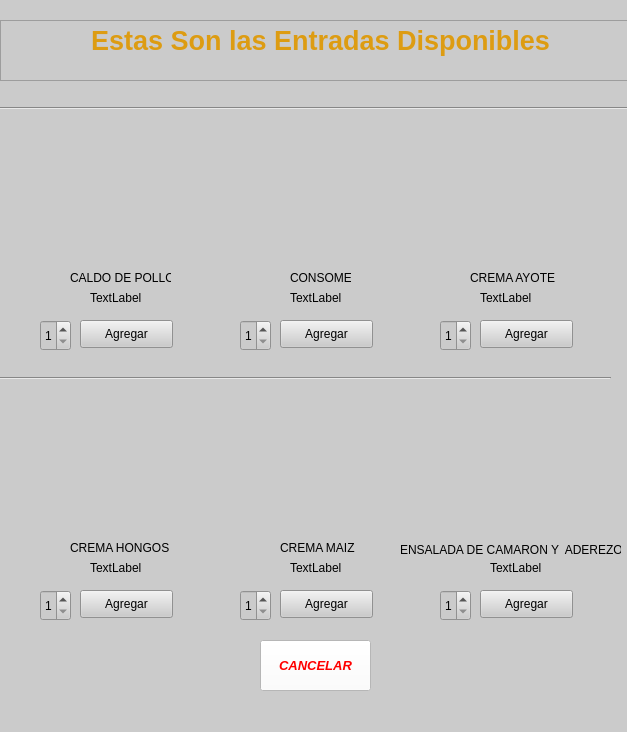
<?xml version="1.0" encoding="UTF-8"?>
<ui version="4.0">
 <class>MainWindow</class>
 <widget class="QMainWindow" name="MainWindow">
  <property name="geometry">
   <rect>
    <x>0</x>
    <y>0</y>
    <width>627</width>
    <height>732</height>
   </rect>
  </property>
  <property name="windowTitle">
   <string>TEC EATS - Entradas</string>
  </property>
  <property name="styleSheet">
   <string notr="true">background-color: rgb(203, 203, 203);</string>
  </property>
  <widget class="QWidget" name="centralwidget">
   <widget class="QPushButton" name="E4A">
    <property name="geometry">
     <rect>
      <x>80</x>
      <y>590</y>
      <width>93</width>
      <height>28</height>
     </rect>
    </property>
    <property name="text">
     <string>Agregar</string>
    </property>
   </widget>
   <widget class="QPushButton" name="E3A">
    <property name="geometry">
     <rect>
      <x>480</x>
      <y>320</y>
      <width>93</width>
      <height>28</height>
     </rect>
    </property>
    <property name="text">
     <string>Agregar</string>
    </property>
   </widget>
   <widget class="Line" name="line_2">
    <property name="geometry">
     <rect>
      <x>0</x>
      <y>370</y>
      <width>611</width>
      <height>16</height>
     </rect>
    </property>
    <property name="orientation">
     <enum>Qt::Horizontal</enum>
    </property>
   </widget>
   <widget class="QLabel" name="E1">
    <property name="geometry">
     <rect>
      <x>70</x>
      <y>270</y>
      <width>101</width>
      <height>16</height>
     </rect>
    </property>
    <property name="text">
     <string>CALDO DE POLLO</string>
    </property>
   </widget>
   <widget class="QLabel" name="P4">
    <property name="geometry">
     <rect>
      <x>90</x>
      <y>560</y>
      <width>55</width>
      <height>16</height>
     </rect>
    </property>
    <property name="text">
     <string>TextLabel</string>
    </property>
   </widget>
   <widget class="QSpinBox" name="E1C">
    <property name="geometry">
     <rect>
      <x>40</x>
      <y>320</y>
      <width>31</width>
      <height>31</height>
     </rect>
    </property>
    <property name="minimum">
     <number>1</number>
    </property>
   </widget>
   <widget class="QPushButton" name="E5A">
    <property name="geometry">
     <rect>
      <x>280</x>
      <y>590</y>
      <width>93</width>
      <height>28</height>
     </rect>
    </property>
    <property name="text">
     <string>Agregar</string>
    </property>
   </widget>
   <widget class="QLabel" name="label">
    <property name="geometry">
     <rect>
      <x>50</x>
      <y>140</y>
      <width>131</width>
      <height>121</height>
     </rect>
    </property>
    <property name="styleSheet">
     <string notr="true">border-image: url(:/e1/E1.jpg);</string>
    </property>
    <property name="text">
     <string/>
    </property>
   </widget>
   <widget class="QLabel" name="Entradas">
    <property name="geometry">
     <rect>
      <x>250</x>
      <y>140</y>
      <width>131</width>
      <height>121</height>
     </rect>
    </property>
    <property name="styleSheet">
     <string notr="true">border-image: url(:/e2/E2.jpg);</string>
    </property>
    <property name="text">
     <string/>
    </property>
   </widget>
   <widget class="QSpinBox" name="E4C">
    <property name="geometry">
     <rect>
      <x>40</x>
      <y>590</y>
      <width>31</width>
      <height>31</height>
     </rect>
    </property>
    <property name="minimum">
     <number>1</number>
    </property>
   </widget>
   <widget class="QLabel" name="label_6">
    <property name="geometry">
     <rect>
      <x>430</x>
      <y>410</y>
      <width>131</width>
      <height>121</height>
     </rect>
    </property>
    <property name="styleSheet">
     <string notr="true">border-image: url(:/e6/E6.jpg);</string>
    </property>
    <property name="text">
     <string/>
    </property>
   </widget>
   <widget class="Line" name="line">
    <property name="geometry">
     <rect>
      <x>0</x>
      <y>100</y>
      <width>641</width>
      <height>16</height>
     </rect>
    </property>
    <property name="orientation">
     <enum>Qt::Horizontal</enum>
    </property>
   </widget>
   <widget class="QLabel" name="E3">
    <property name="geometry">
     <rect>
      <x>470</x>
      <y>270</y>
      <width>91</width>
      <height>16</height>
     </rect>
    </property>
    <property name="text">
     <string>CREMA AYOTE</string>
    </property>
   </widget>
   <widget class="QLabel" name="P3">
    <property name="geometry">
     <rect>
      <x>480</x>
      <y>290</y>
      <width>55</width>
      <height>16</height>
     </rect>
    </property>
    <property name="text">
     <string>TextLabel</string>
    </property>
   </widget>
   <widget class="QLabel" name="P2">
    <property name="geometry">
     <rect>
      <x>290</x>
      <y>290</y>
      <width>55</width>
      <height>16</height>
     </rect>
    </property>
    <property name="text">
     <string>TextLabel</string>
    </property>
   </widget>
   <widget class="QLabel" name="label_5">
    <property name="geometry">
     <rect>
      <x>250</x>
      <y>410</y>
      <width>131</width>
      <height>121</height>
     </rect>
    </property>
    <property name="styleSheet">
     <string notr="true">border-image: url(:/e5/E5.JPG);</string>
    </property>
    <property name="text">
     <string/>
    </property>
   </widget>
   <widget class="QLabel" name="label_4">
    <property name="geometry">
     <rect>
      <x>50</x>
      <y>410</y>
      <width>131</width>
      <height>121</height>
     </rect>
    </property>
    <property name="styleSheet">
     <string notr="true">border-image: url(:/e4/E4.jpg);</string>
    </property>
    <property name="text">
     <string/>
    </property>
   </widget>
   <widget class="QLabel" name="E5">
    <property name="geometry">
     <rect>
      <x>280</x>
      <y>540</y>
      <width>81</width>
      <height>16</height>
     </rect>
    </property>
    <property name="text">
     <string>CREMA MAIZ</string>
    </property>
   </widget>
   <widget class="QSpinBox" name="E5C">
    <property name="geometry">
     <rect>
      <x>240</x>
      <y>590</y>
      <width>31</width>
      <height>31</height>
     </rect>
    </property>
    <property name="minimum">
     <number>1</number>
    </property>
   </widget>
   <widget class="QSpinBox" name="E6C">
    <property name="geometry">
     <rect>
      <x>440</x>
      <y>590</y>
      <width>31</width>
      <height>31</height>
     </rect>
    </property>
    <property name="minimum">
     <number>1</number>
    </property>
   </widget>
   <widget class="QSpinBox" name="E2C">
    <property name="geometry">
     <rect>
      <x>240</x>
      <y>320</y>
      <width>31</width>
      <height>31</height>
     </rect>
    </property>
    <property name="minimum">
     <number>1</number>
    </property>
    <property name="value">
     <number>1</number>
    </property>
   </widget>
   <widget class="QLabel" name="P1">
    <property name="geometry">
     <rect>
      <x>90</x>
      <y>290</y>
      <width>55</width>
      <height>16</height>
     </rect>
    </property>
    <property name="text">
     <string>TextLabel</string>
    </property>
   </widget>
   <widget class="QPushButton" name="cancel">
    <property name="geometry">
     <rect>
      <x>260</x>
      <y>640</y>
      <width>111</width>
      <height>51</height>
     </rect>
    </property>
    <property name="font">
     <font>
      <pointsize>10</pointsize>
      <weight>75</weight>
      <italic>true</italic>
      <bold>true</bold>
     </font>
    </property>
    <property name="styleSheet">
     <string notr="true">background-color: rgb(255, 255, 255);
color: rgb(255, 0, 0);
border-color: rgb(255, 0, 0);</string>
    </property>
    <property name="text">
     <string>CANCELAR</string>
    </property>
   </widget>
   <widget class="QPushButton" name="E6A">
    <property name="geometry">
     <rect>
      <x>480</x>
      <y>590</y>
      <width>93</width>
      <height>28</height>
     </rect>
    </property>
    <property name="text">
     <string>Agregar</string>
    </property>
   </widget>
   <widget class="QSpinBox" name="E3C">
    <property name="geometry">
     <rect>
      <x>440</x>
      <y>320</y>
      <width>31</width>
      <height>31</height>
     </rect>
    </property>
    <property name="minimum">
     <number>1</number>
    </property>
   </widget>
   <widget class="QLabel" name="E4">
    <property name="geometry">
     <rect>
      <x>70</x>
      <y>540</y>
      <width>101</width>
      <height>16</height>
     </rect>
    </property>
    <property name="text">
     <string>CREMA HONGOS</string>
    </property>
   </widget>
   <widget class="QLabel" name="P5">
    <property name="geometry">
     <rect>
      <x>290</x>
      <y>560</y>
      <width>55</width>
      <height>16</height>
     </rect>
    </property>
    <property name="text">
     <string>TextLabel</string>
    </property>
   </widget>
   <widget class="QLabel" name="label_3">
    <property name="geometry">
     <rect>
      <x>450</x>
      <y>140</y>
      <width>131</width>
      <height>121</height>
     </rect>
    </property>
    <property name="styleSheet">
     <string notr="true">border-image: url(:/e3/E3.jpg);</string>
    </property>
    <property name="text">
     <string/>
    </property>
   </widget>
   <widget class="QLabel" name="E2">
    <property name="geometry">
     <rect>
      <x>290</x>
      <y>270</y>
      <width>61</width>
      <height>16</height>
     </rect>
    </property>
    <property name="text">
     <string>CONSOME</string>
    </property>
   </widget>
   <widget class="QPushButton" name="E1A">
    <property name="geometry">
     <rect>
      <x>80</x>
      <y>320</y>
      <width>93</width>
      <height>28</height>
     </rect>
    </property>
    <property name="text">
     <string>Agregar</string>
    </property>
   </widget>
   <widget class="QPushButton" name="E2A">
    <property name="geometry">
     <rect>
      <x>280</x>
      <y>320</y>
      <width>93</width>
      <height>28</height>
     </rect>
    </property>
    <property name="text">
     <string>Agregar</string>
    </property>
   </widget>
   <widget class="QTextEdit" name="textEdit">
    <property name="enabled">
     <bool>false</bool>
    </property>
    <property name="geometry">
     <rect>
      <x>0</x>
      <y>20</y>
      <width>641</width>
      <height>61</height>
     </rect>
    </property>
    <property name="styleSheet">
     <string notr="true">color: rgb(221, 156, 18)</string>
    </property>
    <property name="html">
     <string>&lt;!DOCTYPE HTML PUBLIC &quot;-//W3C//DTD HTML 4.0//EN&quot; &quot;http://www.w3.org/TR/REC-html40/strict.dtd&quot;&gt;
&lt;html&gt;&lt;head&gt;&lt;meta name=&quot;qrichtext&quot; content=&quot;1&quot; /&gt;&lt;style type=&quot;text/css&quot;&gt;
p, li { white-space: pre-wrap; }
&lt;/style&gt;&lt;/head&gt;&lt;body style=&quot; font-family:'MS Shell Dlg 2'; font-size:7.8pt; font-weight:400; font-style:normal;&quot;&gt;
&lt;p align=&quot;center&quot; style=&quot; margin-top:0px; margin-bottom:0px; margin-left:0px; margin-right:0px; -qt-block-indent:0; text-indent:0px;&quot;&gt;&lt;span style=&quot; font-size:20pt; font-weight:600;&quot;&gt;Estas Son las Entradas Disponibles&lt;/span&gt;&lt;/p&gt;&lt;/body&gt;&lt;/html&gt;</string>
    </property>
   </widget>
   <widget class="QLabel" name="P6">
    <property name="geometry">
     <rect>
      <x>490</x>
      <y>560</y>
      <width>55</width>
      <height>16</height>
     </rect>
    </property>
    <property name="text">
     <string>TextLabel</string>
    </property>
   </widget>
   <widget class="QLabel" name="E6">
    <property name="geometry">
     <rect>
      <x>400</x>
      <y>540</y>
      <width>221</width>
      <height>20</height>
     </rect>
    </property>
    <property name="text">
     <string>ENSALADA DE CAMARON Y  ADEREZO</string>
    </property>
   </widget>
  </widget>
  <widget class="QStatusBar" name="statusbar"/>
 </widget>
 <resources>
  <include location="E1.qrc"/>
  <include location="E2.qrc"/>
  <include location="E3.qrc"/>
  <include location="E4.qrc"/>
  <include location="E5.qrc"/>
  <include location="E6.qrc"/>
 </resources>
 <connections/>
</ui>
